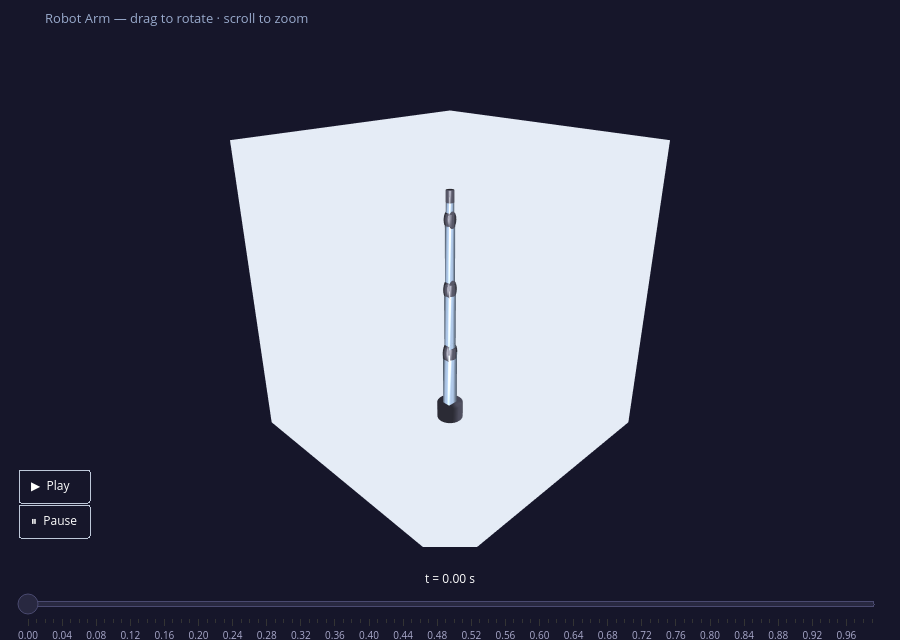

Notebook code cell kept with this figure:
### Markdown cell above
With this simple PD controller implemented, we can run the simulation with 0 on all join angles as the initial position and see how it behaves, plotting the results.

### Code cell
desired_state_func = lambda t: [0.3, 1, 0.5, -0.3, 1, 0.5, 0.1]  # Example desired joint configuration

t, q, q_dot = simulate(test_PID, desired_state_func, q_0=np.zeros(7), q_dot_0=np.zeros(7), t_span=(0, 1))

plot_tracking_error(t, q, desired_state_func)

animate_robot(t, q)

### Figure 1 — Plotly figure (JSON) as saved in the notebook; plotly's stock layout.template omitted (floating-point values rounded to 4 significant figures; data arrays with more than 128 entries replaced by an {"elided": "..."} marker saying what was removed)
{"data": [{"color": "#484858", "flatshading": false, "i": [0, 0, 44, 45, 1, 1, 44, 45, 2, 2, 44, 45, 3, 3, 44, 45, 4, 4, 44, 45, 5, 5, 44, 45, 6, 6, 44, 45, 7, 7, 44, 45, 8, 8, 44, 45, 9, 9, 44, 45, 10, 10, 44, 45, 11, 11, 44, 45, 12, 12, 44, 45, 13, 13, 44, 45, 14, 14, 44, 45, 15, 15, 44, 45, 16, 16, 44, 45, 17, 17, 44, 45, 18, 18, 44, 45, 19, 19, 44, 45, 20, 20, 44, 45, 21, 21, 44, 45], "j": [1, 23, 1, 22, 2, 24, 2, 23, 3, 25, 3, 24, 4, 26, 4, 25, 5, 27, 5, 26, 6, 28, 6, 27, 7, 29, 7, 28, 8, 30, 8, 29, 9, 31, 9, 30, 10, 32, 10, 31, 11, 33, 11, 32, 12, 34, 12, 33, 13, 35, 13, 34, 14, 36, 14, 35, 15, 37, 15, 36, 16, 38, 16, 37, 17, 39, 17, 38, 18, 40, 18, 39, 19, 41, 19, 40, 20, 42, 20, 41, 21, 43, 21, 42, 0, 22, 0, 43], "k": [23, 22, 0, 23, 24, 23, 1, 24, 25, 24, 2, 25, 26, 25, 3, 26, 27, 26, 4, 27, 28, 27, 5, 28, 29, 28, 6, 29, 30, 29, 7, 30, 31, 30, 8, 31, 32, 31, 9, 32, 33, 32, 10, 33, 34, 33, 11, 34, 35, 34, 12, 35, 36, 35, 13, 36, 37, 36, 14, 37, 38, 37, 15, 38, 39, 38, 16, 39, 40, 39, 17, 40, 41, 40, 18, 41, 42, 41, 19, 42, 43, 42, 20, 43, 22, 43, 21, 22], "lighting": {"ambient": 0.6, "diffuse": 0.8}, "showscale": false, "type": "mesh3d", "x": [0.13, 0.1247, 0.1094, 0.08513, 0.054, 0.0185, -0.0185, -0.054, -0.08513, -0.1094, -0.1247, -0.13, -0.1247, -0.1094, -0.08513, -0.054, -0.0185, 0.0185, 0.054, 0.08513, 0.1094, 0.1247, 0.13, 0.1247, 0.1094, 0.08513, 0.054, 0.0185, -0.0185, -0.054, -0.08513, -0.1094, -0.1247, -0.13, -0.1247, -0.1094, -0.08513, -0.054, -0.0185, 0.0185, 0.054, 0.08513, 0.1094, 0.1247, 0.0, 0.0], "y": [0.0, 0.03663, 0.07028, 0.09825, 0.1183, 0.1287, 0.1287, 0.1183, 0.09825, 0.07028, 0.03663, 1.592e-17, -0.03663, -0.07028, -0.09825, -0.1183, -0.1287, -0.1287, -0.1183, -0.09825, -0.07028, -0.03663, 0.0, 0.03663, 0.07028, 0.09825, 0.1183, 0.1287, 0.1287, 0.1183, 0.09825, 0.07028, 0.03663, 1.592e-17, -0.03663, -0.07028, -0.09825, -0.1183, -0.1287, -0.1287, -0.1183, -0.09825, -0.07028, -0.03663, 0.0, 0.0], "z": [-0.1, -0.1, -0.1, -0.1, -0.1, -0.1, -0.1, -0.1, -0.1, -0.1, -0.1, -0.1, -0.1, -0.1, -0.1, -0.1, -0.1, -0.1, -0.1, -0.1, -0.1, -0.1, 0.0, 0.0, 0.0, 0.0, 0.0, 0.0, 0.0, 0.0, 0.0, 0.0, 0.0, 0.0, 0.0, 0.0, 0.0, 0.0, 0.0, 0.0, 0.0, 0.0, 0.0, 0.0, -0.1, 0.0]}, {"color": "#AFC8E8", "flatshading": false, "i": [0, 0, 4, 4, 0, 0, 2, 2, 0, 0, 1, 1, 8, 8, 12, 12, 8, 8, 10, 10, 8, 8, 9, 9, 16, 16, 20, 20, 16, 16, 18, 18, 16, 16, 17, 17, 24, 24, 28, 28, 24, 24, 26, 26, 24, 24, 25, 25, 32, 32, 36, 36, 32, 32, 34, 34, 32, 32, 33, 33, 40, 40, 44, 44, 40, 40, 42, 42, 40, 40, 41, 41, 48, 48, 52, 52, 48, 48, 50, 50, 48, 48, 49, 49], "j": [1, 2, 6, 7, 4, 5, 6, 7, 3, 7, 5, 6, 9, 10, 14, 15, 12, 13, 14, 15, 11, 15, 13, 14, 17, 18, 22, 23, 20, 21, 22, 23, 19, 23, 21, 22, 25, 26, 30, 31, 28, 29, 30, 31, 27, 31, 29, 30, 33, 34, 38, 39, 36, 37, 38, 39, 35, 39, 37, 38, 41, 42, 46, 47, 44, 45, 46, 47, 43, 47, 45, 46, 49, 50, 54, 55, 52, 53, 54, 55, 51, 55, 53, 54], "k": [2, 3, 5, 6, 5, 1, 7, 3, 7, 4, 6, 2, 10, 11, 13, 14, 13, 9, 15, 11, 15, 12, 14, 10, 18, 19, 21, 22, 21, 17, 23, 19, 23, 20, 22, 18, 26, 27, 29, 30, 29, 25, 31, 27, 31, 28, 30, 26, 34, 35, 37, 38, 37, 33, 39, 35, 39, 36, 38, 34, 42, 43, 45, 46, 45, 41, 47, 43, 47, 44, 46, 42, 50, 51, 53, 54, 53, 49, 55, 51, 55, 52, 54, 50], "lighting": {"ambient": 0.45, "diffuse": 0.9, "fresnel": 0.15, "roughness": 0.25, "specular": 0.6}, "lightposition": {"x": 200, "y": 300, "z": 500}, "showscale": false, "type": "mesh3d", "x": [-0.055, 0.055, 0.055, -0.055, -0.055, 0.055, 0.055, -0.055, -0.045, 0.045, 0.045, -0.045, -0.045, 0.045, 0.045, -0.045, -0.0425, 0.0425, 0.0425, -0.0425, -0.0425, 0.0425, 0.0425, -0.0425, -0.0375, 0.0375, 0.0375, -0.0375, -0.0375, 0.0375, 0.0375, -0.0375, -0.035, 0.035, 0.035, -0.035, -0.035, 0.035, 0.035, -0.035, -0.03, 0.03, 0.03, -0.03, -0.03, 0.03, 0.03, -0.03, -0.0275, 0.0275, 0.0275, -0.0275, -0.0275, 0.0275, 0.0275, -0.0275], "y": [-0.0425, -0.0425, 0.0425, 0.0425, -0.0425, -0.0425, 0.0425, 0.0425, 0.0375, 0.0375, -0.0375, -0.0375, 0.0375, 0.0375, -0.0375, -0.0375, -0.035, -0.035, 0.035, 0.035, -0.035, -0.035, 0.035, 0.035, 0.0325, 0.0325, -0.0325, -0.0325, 0.0325, 0.0325, -0.0325, -0.0325, -0.03, -0.03, 0.03, 0.03, -0.03, -0.03, 0.03, 0.03, 0.0275, 0.0275, -0.0275, -0.0275, 0.0275, 0.0275, -0.0275, -0.0275, -0.025, -0.025, 0.025, 0.025, -0.025, -0.025, 0.025, 0.025], "z": [0.0, 0.0, 0.0, 0.0, 0.34, 0.34, 0.34, 0.34, 0.34, 0.34, 0.34, 0.34, 0.34, 0.34, 0.34, 0.34, 0.34, 0.34, 0.34, 0.34, 0.74, 0.74, 0.74, 0.74, 0.74, 0.74, 0.74, 0.74, 0.74, 0.74, 0.74, 0.74, 0.74, 0.74, 0.74, 0.74, 1.14, 1.14, 1.14, 1.14, 1.14, 1.14, 1.14, 1.14, 1.14, 1.14, 1.14, 1.14, 1.14, 1.14, 1.14, 1.14, 1.266, 1.266, 1.266, 1.266]}, {"color": "#585868", "flatshading": false, "i": {"elided": "616 int values"}, "j": {"elided": "616 int values"}, "k": {"elided": "616 int values"}, "lighting": {"ambient": 0.45, "diffuse": 0.9, "fresnel": 0.15, "roughness": 0.25, "specular": 0.6}, "lightposition": {"x": 200, "y": 300, "z": 500}, "showscale": false, "type": "mesh3d", "x": {"elided": "322 float values"}, "y": {"elided": "322 float values"}, "z": {"elided": "322 float values"}}], "layout": {"font": {"color": "white"}, "height": 640, "margin": {"b": 70, "l": 0, "r": 0, "t": 45}, "paper_bgcolor": "#16162a", "scene": {"aspectmode": "manual", "aspectratio": {"x": 1, "y": 1, "z": 1.1}, "bgcolor": "#16162a", "camera": {"eye": {"x": 1.4, "y": 1.4, "z": 0.9}}, "xaxis": {"range": [-1.3, 1.3], "showgrid": false, "showticklabels": false, "title": {"text": ""}, "zeroline": false}, "yaxis": {"range": [-1.3, 1.3], "showgrid": false, "showticklabels": false, "title": {"text": ""}, "zeroline": false}, "zaxis": {"range": [-0.15, 1.55], "showgrid": false, "showticklabels": false, "title": {"text": ""}, "zeroline": false}}, "sliders": [{"active": 0, "bgcolor": "#282840", "bordercolor": "#4a4a70", "currentvalue": {"font": {"color": "white", "size": 12}, "prefix": "t = ", "suffix": " s", "visible": true, "xanchor": "center"}, "font": {"color": "#aaaacc", "size": 10}, "len": 0.96, "steps": [{"args": [["0"], {"frame": {"duration": 0, "redraw": true}, "mode": "immediate"}], "label": "0.00", "method": "animate"}, {"args": [["1"], {"frame": {"duration": 0, "redraw": true}, "mode": "immediate"}], "label": "0.01", "method": "animate"}, {"args": [["2"], {"frame": {"duration": 0, "redraw": true}, "mode": "immediate"}], "label": "0.02", "method": "animate"}, {"args": [["3"], {"frame": {"duration": 0, "redraw": true}, "mode": "immediate"}], "label": "0.03", "method": "animate"}, {"args": [["4"], {"frame": {"duration": 0, "redraw": true}, "mode": "immediate"}], "label": "0.04", "method": "animate"}, {"args": [["5"], {"frame": {"duration": 0, "redraw": true}, "mode": "immediate"}], "label": "0.05", "method": "animate"}, {"args": [["6"], {"frame": {"duration": 0, "redraw": true}, "mode": "immediate"}], "label": "0.06", "method": "animate"}, {"args": [["7"], {"frame": {"duration": 0, "redraw": true}, "mode": "immediate"}], "label": "0.07", "method": "animate"}, {"args": [["8"], {"frame": {"duration": 0, "redraw": true}, "mode": "immediate"}], "label": "0.08", "method": "animate"}, {"args": [["9"], {"frame": {"duration": 0, "redraw": true}, "mode": "immediate"}], "label": "0.09", "method": "animate"}, {"args": [["10"], {"frame": {"duration": 0, "redraw": true}, "mode": "immediate"}], "label": "0.10", "method": "animate"}, {"args": [["11"], {"frame": {"duration": 0, "redraw": true}, "mode": "immediate"}], "label": "0.11", "method": "animate"}, {"args": [["12"], {"frame": {"duration": 0, "redraw": true}, "mode": "immediate"}], "label": "0.12", "method": "animate"}, {"args": [["13"], {"frame": {"duration": 0, "redraw": true}, "mode": "immediate"}], "label": "0.13", "method": "animate"}, {"args": [["14"], {"frame": {"duration": 0, "redraw": true}, "mode": "immediate"}], "label": "0.14", "method": "animate"}, {"args": [["15"], {"frame": {"duration": 0, "redraw": true}, "mode": "immediate"}], "label": "0.15", "method": "animate"}, {"args": [["16"], {"frame": {"duration": 0, "redraw": true}, "mode": "immediate"}], "label": "0.16", "method": "animate"}, {"args": [["17"], {"frame": {"duration": 0, "redraw": true}, "mode": "immediate"}], "label": "0.17", "method": "animate"}, {"args": [["18"], {"frame": {"duration": 0, "redraw": true}, "mode": "immediate"}], "label": "0.18", "method": "animate"}, {"args": [["19"], {"frame": {"duration": 0, "redraw": true}, "mode": "immediate"}], "label": "0.19", "method": "animate"}, {"args": [["20"], {"frame": {"duration": 0, "redraw": true}, "mode": "immediate"}], "label": "0.20", "method": "animate"}, {"args": [["21"], {"frame": {"duration": 0, "redraw": true}, "mode": "immediate"}], "label": "0.21", "method": "animate"}, {"args": [["22"], {"frame": {"duration": 0, "redraw": true}, "mode": "immediate"}], "label": "0.22", "method": "animate"}, {"args": [["23"], {"frame": {"duration": 0, "redraw": true}, "mode": "immediate"}], "label": "0.23", "method": "animate"}, {"args": [["24"], {"frame": {"duration": 0, "redraw": true}, "mode": "immediate"}], "label": "0.24", "method": "animate"}, {"args": [["25"], {"frame": {"duration": 0, "redraw": true}, "mode": "immediate"}], "label": "0.25", "method": "animate"}, {"args": [["26"], {"frame": {"duration": 0, "redraw": true}, "mode": "immediate"}], "label": "0.26", "method": "animate"}, {"args": [["27"], {"frame": {"duration": 0, "redraw": true}, "mode": "immediate"}], "label": "0.27", "method": "animate"}, {"args": [["28"], {"frame": {"duration": 0, "redraw": true}, "mode": "immediate"}], "label": "0.28", "method": "animate"}, {"args": [["29"], {"frame": {"duration": 0, "redraw": true}, "mode": "immediate"}], "label": "0.29", "method": "animate"}, {"args": [["30"], {"frame": {"duration": 0, "redraw": true}, "mode": "immediate"}], "label": "0.30", "method": "animate"}, {"args": [["31"], {"frame": {"duration": 0, "redraw": true}, "mode": "immediate"}], "label": "0.31", "method": "animate"}, {"args": [["32"], {"frame": {"duration": 0, "redraw": true}, "mode": "immediate"}], "label": "0.32", "method": "animate"}, {"args": [["33"], {"frame": {"duration": 0, "redraw": true}, "mode": "immediate"}], "label": "0.33", "method": "animate"}, {"args": [["34"], {"frame": {"duration": 0, "redraw": true}, "mode": "immediate"}], "label": "0.34", "method": "animate"}, {"args": [["35"], {"frame": {"duration": 0, "redraw": true}, "mode": "immediate"}], "label": "0.35", "method": "animate"}, {"args": [["36"], {"frame": {"duration": 0, "redraw": true}, "mode": "immediate"}], "label": "0.36", "method": "animate"}, {"args": [["37"], {"frame": {"duration": 0, "redraw": true}, "mode": "immediate"}], "label": "0.37", "method": "animate"}, {"args": [["38"], {"frame": {"duration": 0, "redraw": true}, "mode": "immediate"}], "label": "0.38", "method": "animate"}, {"args": [["39"], {"frame": {"duration": 0, "redraw": true}, "mode": "immediate"}], "label": "0.39", "method": "animate"}, {"args": [["40"], {"frame": {"duration": 0, "redraw": true}, "mode": "immediate"}], "label": "0.40", "method": "animate"}, {"args": [["41"], {"frame": {"duration": 0, "redraw": true}, "mode": "immediate"}], "label": "0.41", "method": "animate"}, {"args": [["42"], {"frame": {"duration": 0, "redraw": true}, "mode": "immediate"}], "label": "0.42", "method": "animate"}, {"args": [["43"], {"frame": {"duration": 0, "redraw": true}, "mode": "immediate"}], "label": "0.43", "method": "animate"}, {"args": [["44"], {"frame": {"duration": 0, "redraw": true}, "mode": "immediate"}], "label": "0.44", "method": "animate"}, {"args": [["45"], {"frame": {"duration": 0, "redraw": true}, "mode": "immediate"}], "label": "0.45", "method": "animate"}, {"args": [["46"], {"frame": {"duration": 0, "redraw": true}, "mode": "immediate"}], "label": "0.46", "method": "animate"}, {"args": [["47"], {"frame": {"duration": 0, "redraw": true}, "mode": "immediate"}], "label": "0.47", "method": "animate"}, {"args": [["48"], {"frame": {"duration": 0, "redraw": true}, "mode": "immediate"}], "label": "0.48", "method": "animate"}, {"args": [["49"], {"frame": {"duration": 0, "redraw": true}, "mode": "immediate"}], "label": "0.49", "method": "animate"}, {"args": [["50"], {"frame": {"duration": 0, "redraw": true}, "mode": "immediate"}], "label": "0.50", "method": "animate"}, {"args": [["51"], {"frame": {"duration": 0, "redraw": true}, "mode": "immediate"}], "label": "0.51", "method": "animate"}, {"args": [["52"], {"frame": {"duration": 0, "redraw": true}, "mode": "immediate"}], "label": "0.52", "method": "animate"}, {"args": [["53"], {"frame": {"duration": 0, "redraw": true}, "mode": "immediate"}], "label": "0.53", "method": "animate"}, {"args": [["54"], {"frame": {"duration": 0, "redraw": true}, "mode": "immediate"}], "label": "0.54", "method": "animate"}, {"args": [["55"], {"frame": {"duration": 0, "redraw": true}, "mode": "immediate"}], "label": "0.55", "method": "animate"}, {"args": [["56"], {"frame": {"duration": 0, "redraw": true}, "mode": "immediate"}], "label": "0.56", "method": "animate"}, {"args": [["57"], {"frame": {"duration": 0, "redraw": true}, "mode": "immediate"}], "label": "0.57", "method": "animate"}, {"args": [["58"], {"frame": {"duration": 0, "redraw": true}, "mode": "immediate"}], "label": "0.58", "method": "animate"}, {"args": [["59"], {"frame": {"duration": 0, "redraw": true}, "mode": "immediate"}], "label": "0.59", "method": "animate"}, {"args": [["60"], {"frame": {"duration": 0, "redraw": true}, "mode": "immediate"}], "label": "0.60", "method": "animate"}, {"args": [["61"], {"frame": {"duration": 0, "redraw": true}, "mode": "immediate"}], "label": "0.61", "method": "animate"}, {"args": [["62"], {"frame": {"duration": 0, "redraw": true}, "mode": "immediate"}], "label": "0.62", "method": "animate"}, {"args": [["63"], {"frame": {"duration": 0, "redraw": true}, "mode": "immediate"}], "label": "0.63", "method": "animate"}, {"args": [["64"], {"frame": {"duration": 0, "redraw": true}, "mode": "immediate"}], "label": "0.64", "method": "animate"}, {"args": [["65"], {"frame": {"duration": 0, "redraw": true}, "mode": "immediate"}], "label": "0.65", "method": "animate"}, {"args": [["66"], {"frame": {"duration": 0, "redraw": true}, "mode": "immediate"}], "label": "0.66", "method": "animate"}, {"args": [["67"], {"frame": {"duration": 0, "redraw": true}, "mode": "immediate"}], "label": "0.67", "method": "animate"}, {"args": [["68"], {"frame": {"duration": 0, "redraw": true}, "mode": "immediate"}], "label": "0.68", "method": "animate"}, {"args": [["69"], {"frame": {"duration": 0, "redraw": true}, "mode": "immediate"}], "label": "0.69", "method": "animate"}, {"args": [["70"], {"frame": {"duration": 0, "redraw": true}, "mode": "immediate"}], "label": "0.70", "method": "animate"}, {"args": [["71"], {"frame": {"duration": 0, "redraw": true}, "mode": "immediate"}], "label": "0.71", "method": "animate"}, {"args": [["72"], {"frame": {"duration": 0, "redraw": true}, "mode": "immediate"}], "label": "0.72", "method": "animate"}, {"args": [["73"], {"frame": {"duration": 0, "redraw": true}, "mode": "immediate"}], "label": "0.73", "method": "animate"}, {"args": [["74"], {"frame": {"duration": 0, "redraw": true}, "mode": "immediate"}], "label": "0.74", "method": "animate"}, {"args": [["75"], {"frame": {"duration": 0, "redraw": true}, "mode": "immediate"}], "label": "0.75", "method": "animate"}, {"args": [["76"], {"frame": {"duration": 0, "redraw": true}, "mode": "immediate"}], "label": "0.76", "method": "animate"}, {"args": [["77"], {"frame": {"duration": 0, "redraw": true}, "mode": "immediate"}], "label": "0.77", "method": "animate"}, {"args": [["78"], {"frame": {"duration": 0, "redraw": true}, "mode": "immediate"}], "label": "0.78", "method": "animate"}, {"args": [["79"], {"frame": {"duration": 0, "redraw": true}, "mode": "immediate"}], "label": "0.79", "method": "animate"}, {"args": [["80"], {"frame": {"duration": 0, "redraw": true}, "mode": "immediate"}], "label": "0.80", "method": "animate"}, {"args": [["81"], {"frame": {"duration": 0, "redraw": true}, "mode": "immediate"}], "label": "0.81", "method": "animate"}, {"args": [["82"], {"frame": {"duration": 0, "redraw": true}, "mode": "immediate"}], "label": "0.82", "method": "animate"}, {"args": [["83"], {"frame": {"duration": 0, "redraw": true}, "mode": "immediate"}], "label": "0.83", "method": "animate"}, {"args": [["84"], {"frame": {"duration": 0, "redraw": true}, "mode": "immediate"}], "label": "0.84", "method": "animate"}, {"args": [["85"], {"frame": {"duration": 0, "redraw": true}, "mode": "immediate"}], "label": "0.85", "method": "animate"}, {"args": [["86"], {"frame": {"duration": 0, "redraw": true}, "mode": "immediate"}], "label": "0.86", "method": "animate"}, {"args": [["87"], {"frame": {"duration": 0, "redraw": true}, "mode": "immediate"}], "label": "0.87", "method": "animate"}, {"args": [["88"], {"frame": {"duration": 0, "redraw": true}, "mode": "immediate"}], "label": "0.88", "method": "animate"}, {"args": [["89"], {"frame": {"duration": 0, "redraw": true}, "mode": "immediate"}], "label": "0.89", "method": "animate"}, {"args": [["90"], {"frame": {"duration": 0, "redraw": true}, "mode": "immediate"}], "label": "0.90", "method": "animate"}, {"args": [["91"], {"frame": {"duration": 0, "redraw": true}, "mode": "immediate"}], "label": "0.91", "method": "animate"}, {"args": [["92"], {"frame": {"duration": 0, "redraw": true}, "mode": "immediate"}], "label": "0.92", "method": "animate"}, {"args": [["93"], {"frame": {"duration": 0, "redraw": true}, "mode": "immediate"}], "label": "0.93", "method": "animate"}, {"args": [["94"], {"frame": {"duration": 0, "redraw": true}, "mode": "immediate"}], "label": "0.94", "method": "animate"}, {"args": [["95"], {"frame": {"duration": 0, "redraw": true}, "mode": "immediate"}], "label": "0.95", "method": "animate"}, {"args": [["96"], {"frame": {"duration": 0, "redraw": true}, "mode": "immediate"}], "label": "0.96", "method": "animate"}, {"args": [["97"], {"frame": {"duration": 0, "redraw": true}, "mode": "immediate"}], "label": "0.97", "method": "animate"}, {"args": [["98"], {"frame": {"duration": 0, "redraw": true}, "mode": "immediate"}], "label": "0.98", "method": "animate"}, {"args": [["99"], {"frame": {"duration": 0, "redraw": true}, "mode": "immediate"}], "label": "0.99", "method": "animate"}], "transition": {"duration": 0}, "x": 0.02, "y": 0}], "title": {"font": {"color": "#99aacc", "size": 13}, "text": "Robot Arm — drag to rotate · scroll to zoom"}, "updatemenus": [{"buttons": [{"args": [null, {"frame": {"duration": 16, "redraw": true}, "fromcurrent": true, "mode": "immediate"}], "label": "▶  Play", "method": "animate"}, {"args": [[null], {"frame": {"duration": 0}, "mode": "immediate"}], "label": "⏸  Pause", "method": "animate"}], "showactive": false, "type": "buttons", "x": 0.02, "xanchor": "left", "y": 0.02, "yanchor": "bottom"}]}}
